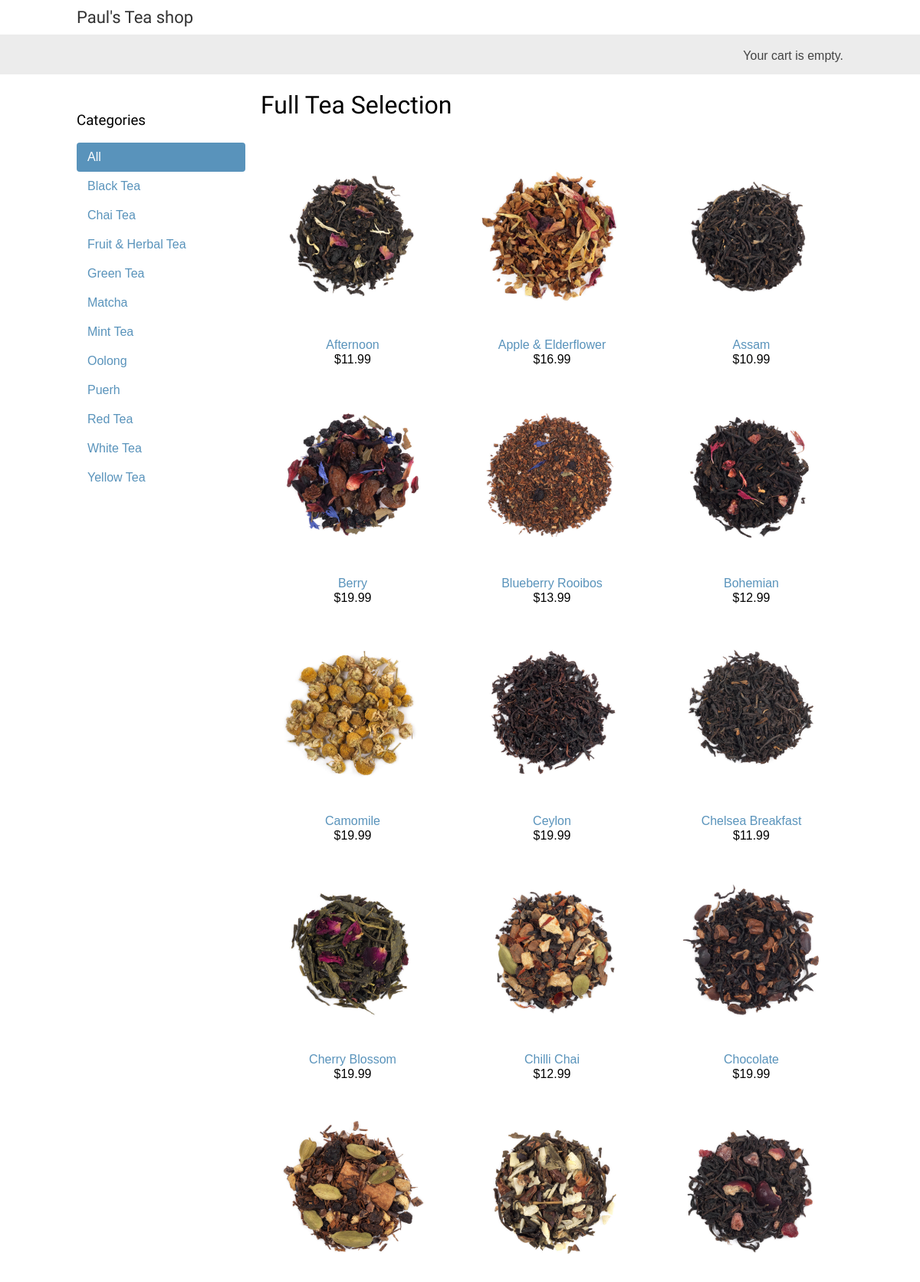
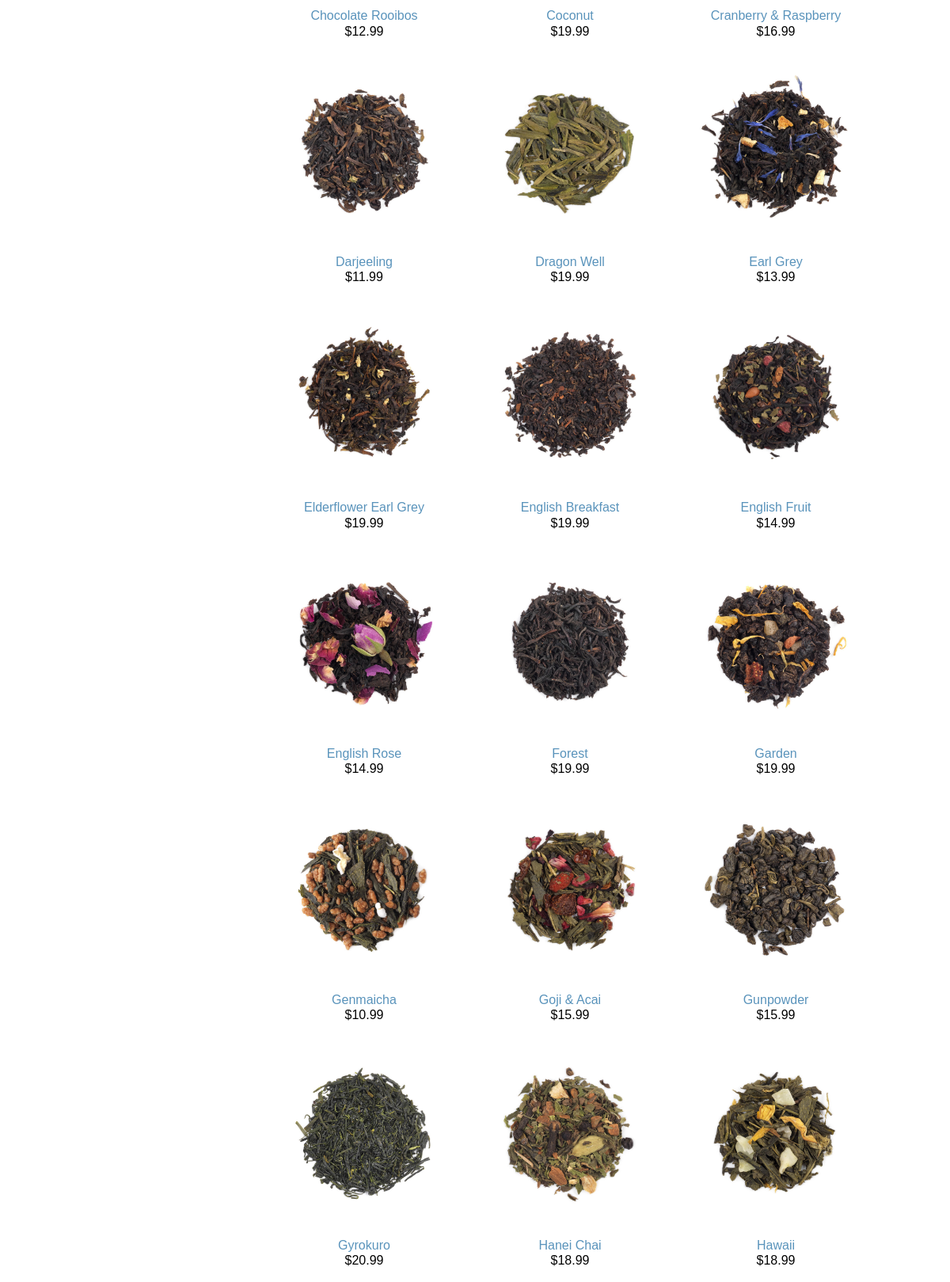
The page / (upper part) on the database its author committed (2 pictures, top to bottom).
### shop/models.py (models this page shows, shortened)
class Category(models.Model):
    name = models.CharField(max_length=200,
                            db_index=True)
    slug = models.SlugField(max_length=200,
                            unique=True)
    class Meta:
        ordering = ('name',)
        verbose_name = 'category'
        verbose_name_plural = 'categories'
    def get_absolute_url(self):
        return reverse('shop:product_list_by_category',
                       args=[self.slug]) # This collects a url for category

class Product(models.Model):
    category = models.ForeignKey(Category,
                                 related_name='products',
                                 on_delete=models.CASCADE)      # Foriegn key to Category model, one category, many products
    name = models.CharField(max_length=200, db_index=True)      # The product name
    slug = models.SlugField(max_length=200, db_index=True)      # The slug for URL use
    image = models.ImageField(upload_to='products/%Y/%m/%d',
                              blank=True)                       # The product image storage
    description = models.TextField(blank=True)                  # The description of the product
    price = models.DecimalField(max_digits=10, decimal_places=2)# The price of the product is stored in a decimal field with two decimal places
    available = models.BooleanField(default=True)               # This boolean field enabled a product to be enabled or disabled in accordance with use
    created = models.DateTimeField(auto_now_add=True)           # Records when the product was created
    updated = models.DateTimeField(auto_now=True)               # Records when the product details were changed
    class Meta:
        ordering = ('name',)
        index_together = (('id', 'slug'),)
    def get_absolute_url(self):
        return reverse('shop:product_detail',
                       args=[self.id, self.slug]) # This collects a url for products.

### shop/views.py (the view)
# urls.py: path('', views.product_list, name='product_list'),
def product_list(request, category_slug=None):
    category = None
    categories = Category.objects.all()
    products = Product.objects.filter(available=True) # This will only allow products listed as available to appear
    if category_slug:
        category = get_object_or_404(Category, slug=category_slug)
        products = products.filter(category=category) # This will collect available products from a specified category
    return render(request,
                  'shop/product/list.html',
                  {'category': category,
                   'categories': categories,
                   'products': products})

### cart/cart.py (called while the page is built)
    def __len__(self):
        return sum(item['quantity'] for item in self.cart.values())

### cart/context_processors.py (called while the page is built)
def cart(request):
    return {'cart': Cart(request)}

### shop/templates/shop/product/list.html (shortened to what this page needs)
{% extends "shop/base.html" %}
{% load static %}
{% block content %}
  <div id="sidebar">
    <h3>Categories</h3>
    <ul>
      <li {% if not category %}class="selected"{% endif %}>
        <a href="{% url "shop:product_list" %}">All</a>
      </li>
      {% for c in categories %}
        <li {% if category.slug == c.slug %}class="selected"{% endif %}>
          <a href="{{ c.get_absolute_url }}">{{ c.name }}</a>
        </li>
      {% endfor %}
    </ul>
  </div>
  <div id="main" class="product-list">
    <h1>{% if category %}{{ category.name }}{% else %}Full Tea Selection{% endif %}</h1>
    {% for product in products %}
      <div class="item">
        <a href="{{ product.get_absolute_url }}">
          <img src="{% if product.image %}{{ product.image.url }}{% else %}{% static "img/no_image.png" %}{% endif %}">
        </a>
        <a href="{{ product.get_absolute_url }}">{{ product.name }}</a>
        <br>
        ${{ product.price }}
      </div>
    {% endfor %}
  </div>
{% endblock %}

### shop/templates/shop/base.html (shortened to what this page needs)
{% load static %}
<!DOCTYPE html>
<html>
  <head>
    <link href="{% static "css/base.css" %}" rel="stylesheet">
  </head>
  <body>
    <div id="header">
      <a href="/" class="logo">Paul's Tea shop</a>
    </div>
    <div id="subheader">
      <div class="cart">
        {% with total_items=cart|length %}
          {% if total_items > 0 %}
            Your cart:
            <a href="{% url "cart:cart_detail" %}">
              {{ total_items }} item{{ total_items|pluralize }},
              ${{ cart.get_total_price }}
            </a>
          {% else %}
            Your cart is empty.
          {% endif %}
        {% endwith %}
      </div>
    </div>
    <div id="content">
      {% block content %}
      {% endblock %}
    </div>
  </body>
</html>

### shop/static/css/base.css (style rules this page uses)
body { margin:0; padding:0; font-family:helvetica, sans-serif; }
h1, h2, h3, h4, h5 , h6 { font-family: 'Ubuntu', sans-serif; font-weight:normal; }
a { text-decoration:none; color:#5993bb; }
#header { padding:10px 100px; font-size:18px; overflow:auto; }
#subheader { background:#ececec; color:#444; padding:15px 100px; overflow:auto; }
#header .logo { font-family: 'Ubuntu', sans-serif; float:left; color:#333; font-size:22px; margin-right:10%; }
#subheader .cart { float:right; padding-top:4px; }
#content { padding:0 100px; overflow:hidden; }
#sidebar { width:220px; padding:30px 20px 0 0; float:left; }
#sidebar ul { margin:0; padding:0; }
#sidebar ul li { margin:0; list-style:none; padding:10px 14px; }
#sidebar ul li a { display:block; }
#sidebar ul li.selected { background:#5993bb; border-radius:4px; }
#sidebar ul li.selected a { color:#fff; }
#main { float:left; width: 96%; margin-right:-220px; overflow:hidden; }
.product-list .item { width:25%; padding:10px 20px 10px 0; float:left; text-align:center; line-height:1.2; }
.product-list .item img { width:100%; margin-bottom:8px; }

### rows shown on the page
Category: name "Black Tea"
Category: name "Chai Tea"
Category: name "Fruit & Herbal Tea"
Category: name "Green Tea"
Category: name "Matcha"
Category: name "Mint Tea"
Category: name "Oolong"
Category: name "Puerh"
Category: name "Red Tea"
Category: name "White Tea"
Category: name "Yellow Tea"
Product: image (picture), name "Afternoon", price "11.99"
Product: image (picture), name "Apple & Elderflower", price "16.99"
Product: image (picture), name "Assam", price "10.99"
Product: image (picture), name "Berry", price "19.99"
Product: image (picture), name "Blueberry Rooibos", price "13.99"
Product: image (picture), name "Bohemian", price "12.99"
Product: image (picture), name "Camomile", price "19.99"
Product: image (picture), name "Ceylon", price "19.99"
Product: image (picture), name "Chelsea Breakfast", price "11.99"
Product: image (picture), name "Cherry Blossom", price "19.99"
Product: image (picture), name "Chilli Chai", price "12.99"
Product: image (picture), name "Chocolate", price "19.99"
Product: image (picture), name "Chocolate Rooibos", price "12.99"
Product: image (picture), name "Coconut", price "19.99"
Product: image (picture), name "Cranberry & Raspberry", price "16.99"
Product: image (picture), name "Darjeeling", price "11.99"
Product: image (picture), name "Dragon Well", price "19.99"
Product: image (picture), name "Earl Grey", price "13.99"
Product: image (picture), name "Elderflower Earl Grey", price "19.99"
Product: image (picture), name "English Breakfast", price "19.99"
Product: image (picture), name "English Fruit", price "14.99"
Product: image (picture), name "English Rose", price "14.99"
Product: image (picture), name "Forest", price "19.99"
Product: image (picture), name "Garden", price "19.99"
Product: image (picture), name "Genmaicha", price "10.99"
Product: image (picture), name "Goji & Acai", price "15.99"
Product: image (picture), name "Gunpowder", price "15.99"
Product: image (picture), name "Gyrokuro", price "20.99"
Product: image (picture), name "Hanei Chai", price "18.99"
Product: image (picture), name "Hawaii", price "18.99"
